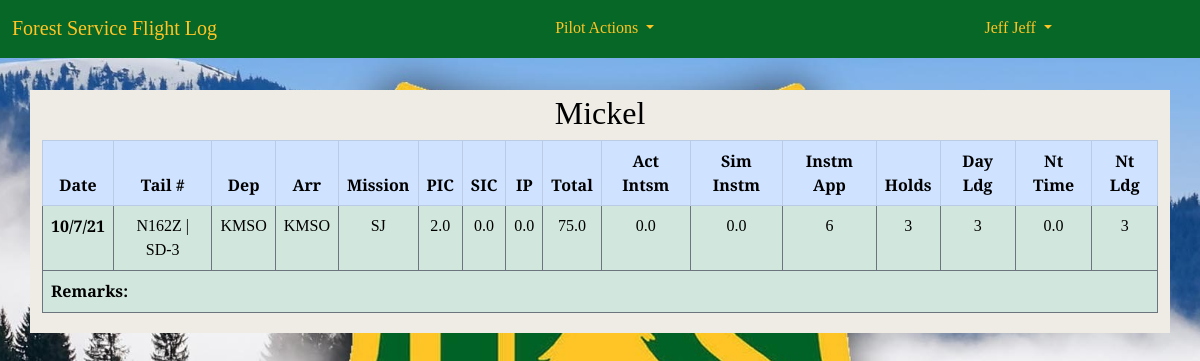
Page /pilot_log/46/ (signed in) on the committed database.
### accounts/models.py (models this page shows, shortened)
class CustomUser(AbstractUser):
    REGION_CHOICES = [
        ('1', '1 - Northern'),
        ('2', '2 - Rocky Mountain'),
        ('3', '3 - Southwestern'),
        ('4', '4 - Intermountain'),
        ('5', '5 - Pacific Southwest'),
        ('6', '6 - Pacific Northwest'),
        ('8', '8 - Southern'),
        ('9', '9 - Eastern'),
        ('10', '10 - Alaska'),
        ('WO', 'Washington Office'),
    ]
    '''username = None
    email = models.EmailField(_('email address'), unique=True)'''
    region = models.CharField(
        max_length=4,
        choices=REGION_CHOICES,
        default='WO',
        null=False,
        blank=False
        )
    base = models.CharField(max_length=20, blank=True)
    office_phone = models.CharField(max_length=12, blank=True)
    cell_phone = models.CharField(max_length=12, blank=True)
    date_of_hire = models.DateField(null=True, blank=True)
    pilot_cert_number = models.CharField(max_length=20, blank=True)
    atp = models.BooleanField(default=False)
    cfi = models.BooleanField(default=False)
    cfii = models.BooleanField(default=False)
    mei = models.BooleanField(default=False)
    commercial_rating = models.BooleanField(default=False)
    medical_class = models.IntegerField(null=True, blank=True)
    date_of_medical = models.DateField(null=True, blank=True)
    user_supervisor = models.ForeignKey(
        'self',
        on_delete=models.PROTECT,
        limit_choices_to={'is_supervisor': True},
        blank=False,
        null=True,
        default=5
        )
    is_supervisor = models.BooleanField(default=False)
    is_captain = models.BooleanField(default=False)
    smokejumper_msn_eval_date = models.DateField(null=True, blank=True)
    equipment_eval_date = models.DateField(null=True, blank=True)
    order = ('username',)
    USERNAME_FIELD = 'username'
    REQUIRED_FIELDS = []

### pilot_log/models.py (models this page shows, shortened)
class FlightDetail(models.Model):
    pilot = models.ForeignKey(
        'accounts.CustomUser',
        on_delete = models.CASCADE,
        blank=False,
        null=False,
        )
    date_of_flight = models.DateField(null=False, blank=False)
    tail_number = models.ForeignKey(
        'Aircraft',
        on_delete = models.PROTECT,
        blank=False,
        null=False,
        )
    depart_ICAO = models.CharField(max_length=4, null=False, blank=False, default="KMSO")
    arrival_ICAO = models.CharField(max_length=4, null=False, blank=False, default="KMSO")
    msn_type = models.CharField(
        max_length=20,
        choices=settings.MISSION_CHOICES,
        null=False,
        blank=False,
        )
    pic_time = models.DecimalField(max_digits=2, decimal_places=1, default=0.0)
    sic_time = models.DecimalField(max_digits=2, decimal_places=1, default=0.0)
    instructor_time = models.DecimalField(max_digits=2, decimal_places=1, default=0.0)
    total_time = models.DecimalField(max_digits=3, decimal_places=1, null=True, blank=True)
    act_instrument_time = models.DecimalField(max_digits=2, decimal_places=1, default=0.0)
    sim_instrument_time = models.DecimalField(max_digits=2, decimal_places=1, default=0.0)
    instrument_appchs = models.PositiveIntegerField(default=0)
    holds = models.PositiveIntegerField(default=0)
    day_landings = models.PositiveIntegerField(default=0)
    night_time = models.DecimalField(max_digits=2, decimal_places=1, default=0.0)
    night_landings = models.PositiveIntegerField(default=0)
    remarks = models.TextField(max_length=250, blank=True, default='')
    class Meta:
        ordering = ['-date_of_flight']
        get_latest_by = 'date_of_flight'

class Aircraft(models.Model):
    tail_number = models.CharField(
        max_length=10,
        primary_key=True
        )
    aircraft_type = models.CharField(
        max_length=15,
        choices=settings.AIRCRAFT_TYPES,
        null=False,
        blank=False
    )
    def __str__(self):
        return f'{self.tail_number} | {self.aircraft_type}'

### pilot_log/views.py (the view)
# urls.py: path('<int:pk>/', FlightDetailView.as_view(), name='flight_detail'),
class FlightDetailView(LoginRequiredMixin, DetailView):
    model = FlightDetail
    template_name = "flight_detail.html"

### templates/flight_detail.html (shortened to what this page needs)
{% extends 'base.html' %}
{% load crispy_forms_tags %}
{% block content %}
    <div class="container py-1">
        <h2>{{ flightdetail.pilot.last_name }}</h2>
        <table class="table table-bordered t1">
            <thead class="thead-light">
                <tr class="table-primary">
                    <th scope="col">Date</th>
                    <th scope="col">Tail #</th>
                    <th scope="col">Dep</th>
                    <th scope="col">Arr</th>
                    <th scope="col">Mission</th>
                    <th scope="col">PIC</th>
                    <th scope="col">SIC</th>
                    <th scope="col">IP</th>
                    <th scope="col">Total</th>
                    <th scope="col">Act Intsm</th>
                    <th scope="col">Sim Instm</th>
                    <th scope="col">Instm App</th>
                    <th scope="col">Holds</th>
                    <th scope="col">Day Ldg</th>
                    <th scope="col">Nt Time</th>
                    <th scope="col">Nt Ldg</th>
                </tr>
            </thead>
        <tbody>
                <tr class="table-success border border-secondary">
                    <th scope="row">{{ flightdetail.date_of_flight|date:"n/j/y" }}</th>
                    <td>{{ flightdetail.tail_number }}</td>
                    <td>{{ flightdetail.depart_ICAO }}</td>
                    <td>{{ flightdetail.arrival_ICAO }}</td>
                    <td>{{ flightdetail.msn_type }}</td>
                    <td>{{ flightdetail.pic_time }}</td>
                    <td>{{ flightdetail.sic_time }}</td>
                    <td>{{ flightdetail.instructor_time }}</td>
                    <td>{{ flightdetail.total_time }}</td>
                    <td>{{ flightdetail.act_instrument_time }}</td>
                    <td>{{ flightdetail.sim_instrument_time }}</td>
                    <td>{{ flightdetail.instrument_appchs }}</td>
                    <td>{{ flightdetail.holds }}</td>
                    <td>{{ flightdetail.day_landings }}</td>
                    <td>{{ flightdetail.night_time }}</td>
                    <td>{{ flightdetail.night_landings }}</td>
                </tr>
                <tr class="table-success border border-secondary">
                    <td colspan = "16" class="text-start"><b>Remarks:</b>  {{ flight.remarks }}</td>
                </tr>
            </tbody>
        </table>
    </div>
{% endblock content %}

### templates/base.html (shortened to what this page needs)
{% load static %}
<!DOCTYPE html>
<html>
    <head>
        <link href="https://cdn.jsdelivr.net/npm/bootstrap@5.1.0/dist/css/bootstrap.min.css" rel="stylesheet"
>
        <link
            href="{% static 'css/base.css' %}"
            rel="stylesheet">
    </head>
    <body>
        <nav class="navbar navbar-expand-lg navbar-nb2">
            <div class="container-fluid">
                <a class="navbar-brand" href="{% url 'home' %}">Forest Service Flight Log</a>
                <div class="collapse navbar-collapse" id="navbarSupportedContent">
                {% if user.is_authenticated %}
                    <ul class="navbar-nav mx-auto mb-2 mb-lg-0">
                        <li class="nav-item dropdown">
                            <a class="nav-link active dropdown-toggle pa_1" href="#" id="navbarDropdown" role="button" data-bs-toggle="dropdown">
                                Pilot Actions
                            </a>
                        </li>
                    </ul>
                    <ul class="navbar-nav flex-row-reverse">
                        <li class="nav-item dropdown">
                            <a class="nav-link active dropdown-toggle pw_1" href="#" id="profileDropdown" role="button" data-bs-toggle="dropdown">
                                {{ user.get_full_name }}
                            </a>
                        </li>
                    </ul>
                    {% endif %}
                </div>
            </div>
        </nav>
        {% block content %}
        {% endblock content %}
    </body>
</html>

### static/css/base.css (style rules this page uses)
:root { --background: #eeece5; --brown_primary: #2e1e12; --brown_darker: #261f1b; --brown_darkest: #212121; --green_primary: #076727; --green_darkest: #073d11; --green_dark: #0a531b; --blue: #9bdaf1; --light_blue: #e1f3f8; --red_secondary: #e31c3d; --red_darkest: #981b1e; --red_dark: #cd2026; --red_light: #e59393; --red_lightest: #f9dede; --fs_gold: #ffc425; }
body { font-family: 'Playfair Display', serif; background: var(--background) url("/static/img/sf_logo4.jpg") no-repeat; background-size: cover; background-position: center center; background-repeat: no-repeat; background-attachment: fixed; background-size: cover; color: black; }
a { text-decoration: none; }
.navbar { background-color: var(--green_primary); border-bottom: 2px solid var(--green_primary); margin-bottom: 2rem; display: flex; }
.navbar-brand { color:var(--fs_gold); }
.pa_1 { color:var(--fs_gold); }
.pw_1 { color: var(--fs_gold); margin-right: 8rem; }
.container { text-align: center; background-color: var(--background); }
@media only screen and (min-width: 768px) { body { width:auto; margin-left:auto; margin-right:auto; } }
@media only screen and (min-width: 600px) { body { display: 50%; } }

### rows in the picture
CustomUser: get_full_name "Jeff Jeff"
FlightDetail: pilot.last_name "Mickel", date_of_flight "10/7/21", tail_number "N162Z | SD-3", depart_ICAO "KMSO", arrival_ICAO "KMSO", msn_type "SJ", pic_time "2.0", sic_time "0.0", instructor_time "0.0", total_time "75.0", act_instrument_time "0.0", sim_instrument_time "0.0", instrument_appchs "6", holds "3", day_landings "3", night_time "0.0", night_landings "3"
